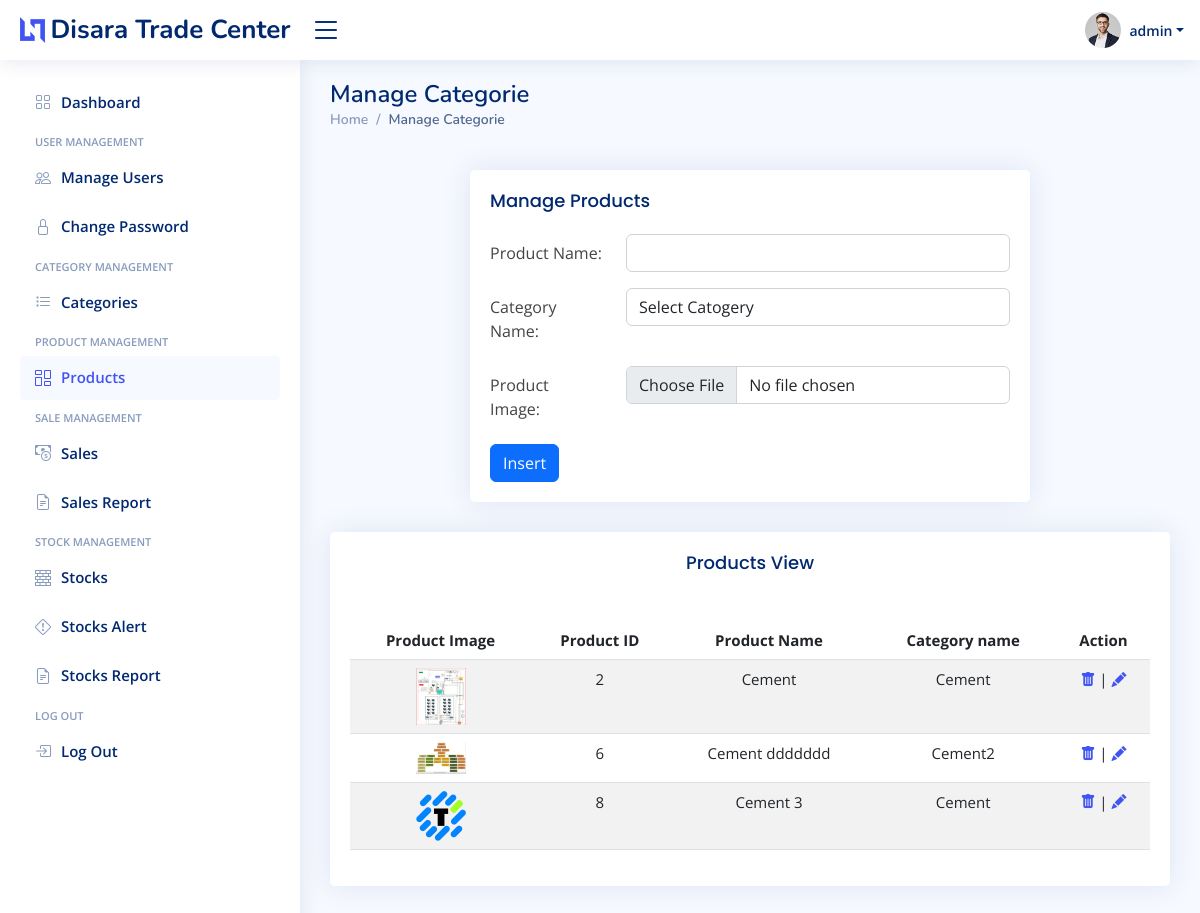
The page /Products.php (signed in) on the database its author committed.
### tables this page shows
CREATE TABLE `products` (
  `pro_id` int unsigned NOT NULL AUTO_INCREMENT,
  `pro_name` varchar(255) NOT NULL,
  `categorie_id` int unsigned NOT NULL,
  `media_file` varchar(100) DEFAULT '0',
  `created` datetime NOT NULL DEFAULT CURRENT_TIMESTAMP,
  PRIMARY KEY (`pro_id`)
);

CREATE TABLE `categories` (
  `cat_id` int unsigned NOT NULL AUTO_INCREMENT,
  `cat_name` varchar(60) NOT NULL,
  PRIMARY KEY (`cat_id`)
);

### Products.php (the view, shortened to what this page needs)
<?php
require_once "config/database.php";
require_once "layout/header.php";
require_once "layout/footer.php";
html_header("Products");
$sql = "SELECT * FROM `categories`";
$result = $conn->query($sql);
$category_options="";
if ($result->num_rows > 0) {
    while($row = $result->fetch_assoc()) {
        $value="<option value='".  $row["cat_id"]."'> ".$row["cat_name"]."</option>";
        $category_options=$category_options . $value;
    }
}
if (isset($_GET['update'])){
    $sql = "SELECT * FROM products WHERE pro_id='".$_GET['update']."'";
    $result = $conn->query($sql);
    $row = $result->fetch_assoc();
    $p_id =$_GET['update'];
    $pro_name = $row["pro_name"];
    $btn_update="";
    $btn_insert="display: none;";
}else{
    $p_id ="";
    $pro_name ="";
    $btn_update="display: none;";
    $btn_insert="";
}
echo<<<EOT
<main id="main" class="main">
    <div class="pagetitle">
        <h1>Manage Categorie</h1>
        <nav>
            <ol class="breadcrumb">
                <li class="breadcrumb-item"><a href="Dashboard.php">Home</a></li>
                <li class="breadcrumb-item active">Manage Categorie</li>
            </ol>
        </nav>
    </div>
    <br>
    <section class="section">
        <div class="row" >
            <div class="d-flex justify-content-center">
                <div class="col-lg-8">
                    <div class="card">
                        <div class="card-body">
                            <h5 class="card-title">Manage Products</h5>
                            <form action="controller/Products.php" method="post" enctype="multipart/form-data">
                                <div class="row mb-3">
                                    <label class="col-md-4 col-lg-3 col-form-label">Product Name:</label>
                                    <div class="col-md-8 col-lg-9">
                                        <input type="hidden" name="p_id" value="$p_id">
                                        <input type="text" class="form-control " name="pro_name" value="$pro_name">
                                    </div>
                                </div>
                                <div class="row mb-3">
                                    <label class="col-md-4 col-lg-3 col-form-label">Category Name:</label>
                                    <div class="col-md-8 col-lg-9">
                                        <select class="form-control" name="cat_id" id="cat_id" required>
                                            <option selected disabled> Select Catogery </option>
                                            $category_options
                                        </select>
                                    </div>
                                </div>
                                <div class="row mb-3">
                                    <label class="col-md-4 col-lg-3 col-form-label">Product Image:</label>
                                    <div class="col-md-8 col-lg-9">
                                        <input type="file" class="form-control" name="file">
                                    </div>
                                </div>
                                <div class="col-sm-10">
                                    <button type="submit" style="$btn_insert" class="btn btn-primary" name="insert">Insert</button>
                                    <button type="submit" style="$btn_update" class="btn btn-primary" name="update">Update</button>
                                </div>
                            </form>
                            </div>
                    </div>
                </div>
            </div>
        </div>
    </section>
    <div class="row">
    <div class="col-lg-12">
        <div class="card">
            <div class="card-body">
                <h5 class="card-title" style="text-align: center;">Products View</h5>
                <br>
                <div style="overflow-x:auto;">
                    <table class="table table-striped" style="text-align:center; white-space:nowrap;font-size: 15px; "
                        id="dataTable" width="100%" cellspacing="0">
                        <thead>
                            <tr>
                                <th scope="col">Product Image</th>
                                <th scope="col">Product ID</th>
                                <th scope="col">Product Name</th>
                                <th scope="col">Category name</th>
                                <th scope="col">Action</th>
                            </tr>
                        </thead>
                        <tbody>
EOT;
$sql = "SELECT * FROM `products` LEFT JOIN `categories` ON products.categorie_id = categories.cat_id";
$result = $conn->query($sql);
if ($result->num_rows > 0) {
while($row = $result->fetch_assoc()) {
	echo "<tr> <td>"."<img class='img-fluid' width='50' height='50' src='uploads/{$row["media_file"]}'></td>
	<td>".$row["pro_id"]."</td>
	<td>".$row["pro_name"]."</td>
	<td>".$row["cat_name"]."</td>
    <td> <a href='?delete={$row["pro_id"]}' title='Click To Delete'><i class='bi bi-trash-fill'></i></a> |
    <a href='?update={$row["pro_id"]}' title='Click To Delete'><i class='bi bi-pencil-fill'></i> </a>"."</td></tr>";
}
echo"</tbody></table></div></div></div></div>";
} else {
echo "</tbody></table></div></div></div></div>";
}
echo "</main>";
html_footer();
?>

### layout/header.php (shortened to what this page needs)
<?php
function html_header($active)
{
  $Dashboard = "collapsed";
  $Manage_Users = "collapsed";
  $Change_Password = "collapsed";
  $Categories = "collapsed";
  $Products = "collapsed";
  $Sales = "collapsed";
  $Sales_Report = "collapsed";
  $Stocks = "collapsed";
  $Stocks_Alert = "collapsed";
  $Stocks_Report = "collapsed";
  switch ($active) {
    case "Products":
      $Products = "";
      $active = "Products";
      break;
  }
  echo <<<EOT
<!DOCTYPE html>
<html lang="en">
<head>
  <title> $active - Disara Trade Center</title>
  <link href="assets/vendor/bootstrap/css/bootstrap.min.css" rel="stylesheet">
  <link href="assets/vendor/bootstrap-icons/bootstrap-icons.css" rel="stylesheet">
  <link href="assets/vendor/boxicons/css/boxicons.min.css" rel="stylesheet">
  <link href="assets/vendor/quill/quill.snow.css" rel="stylesheet">
  <link href="assets/vendor/quill/quill.bubble.css" rel="stylesheet">
  <link href="assets/vendor/remixicon/remixicon.css" rel="stylesheet">
  <link href="assets/vendor/simple-datatables/style.css" rel="stylesheet">
  <link href="assets/vendor/datatables/jquery.dataTables.min.css" rel="stylesheet">
  <link href="assets/vendor/datatables/jquery.dataTables.min.css" rel="stylesheet">
  <link href="assets/css/style.css" rel="stylesheet">
</head>
<body>
  <header id="header" class="header fixed-top d-flex align-items-center">
    <div class="d-flex align-items-center justify-content-between">
      <a href="Dashboard.php" class="logo d-flex align-items-center">
        <img src="assets/img/logo.png" alt="">
        <span class="d-none d-lg-block">Disara Trade Center</span>
      </a>
      <i class="bi bi-list toggle-sidebar-btn">
      </i>
    </div>
    <nav class="header-nav ms-auto">
      <ul class="d-flex align-items-center">
        <li class="nav-item dropdown pe-3">
          <a class="nav-link nav-profile d-flex align-items-center pe-0" href="#" data-bs-toggle="dropdown">
            <img src="assets/img/profile-img.jpg" alt="Profile" class="rounded-circle">
            <span class="d-none d-md-block dropdown-toggle ps-2">{$_SESSION['username']}</span>
          </a>
              <h6>{$_SESSION['name']}</h6>
        </li>
      </ul>
    </nav>
  </header>
  <aside id="sidebar" class="sidebar">
    <ul class="sidebar-nav" id="sidebar-nav">
      <li class="nav-item">
        <a class="nav-link $Dashboard " href="Dashboard.php">
          <i class="bi bi-grid"></i>
          <span>Dashboard</span>
        </a>
      </li>
      <li class="nav-heading">User Management</li>
      <li class="nav-item">
        <a class="nav-link $Manage_Users" href="Manage_Users.php">
          <i class="bi bi-people"></i>
          <span>Manage Users</span>
        </a>
      </li>
      <li class="nav-item">
        <a class="nav-link $Change_Password" href="Change_Password.php">
          <i class="bi bi-lock"></i>
          <span>Change Password</span>
        </a>
      </li>
      <li class="nav-heading">Category Management</li>
      <li class="nav-item">
        <a class="nav-link $Categories" href="Categorie.php">
          <i class="bi bi-list-task"></i>
          <span>Categories</spans>
        </a>
      </li>
      <li class="nav-heading">Product Management</li>
      <li class="nav-item">
        <a class="nav-link $Products" href="Products.php">
          <i class="bi bi-columns-gap"></i>
          <span>Products</span>
        </a>
      </li>
      <li class="nav-heading"> Sale Management</li>
      <li class="nav-item">
        <a class="nav-link $Sales" href="Sales.php">
          <i class="bi bi-cash-coin"></i>
          <span>Sales</span>
        </a>
      </li>
      <li class="nav-item">
        <a class="nav-link $Sales_Report" href="Sales_Report.php">
          <i class="bi bi-file-earmark-text"></i>
          <span>Sales Report</span>
        </a>
      </li>
      <li class="nav-heading">Stock Management</li>
      <li class="nav-item">
        <a class="nav-link $Stocks" href="Stocks.php">
          <i class="bi bi-bricks"></i>
          <span>Stocks</span>
        </a>
      </li>
      <li class="nav-item">
        <a class="nav-link $Stocks_Alert" href="Stocks_Alert.php">
          <i class="bi bi-exclamation-diamond"></i>
          <span>Stocks Alert</span>
        </a>
      </li>
      <li class="nav-item">
        <a class="nav-link $Stocks_Report" href="Stocks_Report.php">
          <i class="bi bi-file-earmark-text"></i>
          <span>Stocks Report</span>
        </a>
      </li>
      <li class="nav-heading">Log Out</li>
      <li class="nav-item">
        <a class="nav-link collapsed" href="Logout.php">
          <i class="bi bi-box-arrow-in-right"></i>
          <span>Log Out</span>
        </a>
      </li>
    </ul>
  </aside>
EOT;
}

### layout/footer.php (shortened to what this page needs)
<?php
function html_footer() {
echo <<<EOT
<!-- <br><br><br><br><br>
<footer id="footer" class="footer">
  <div class="copyright">
    &copy; Copyright <strong><span> Inventory System | Admin Panel</span></strong>. All Rights Reserved
  </div>
  <div class="credits">
    Designed by <a href="#">Inventory System</a>
  </div>
</footer> -->
<a href="#" class="back-to-top d-flex align-items-center justify-content-center"><i class="bi bi-arrow-up-short"></i></a>
<script src="assets/js/main.js"></script>
<script src="assets/js/jquery.min.js"></script>
<script>
// Call the dataTables jQuery plugin
$(document).ready(function() {
  $('#dataTable').DataTable(
  );
});
</script>
<script>
$(document).ready(function () {
    $("#Notification").load("layout/nort.php");
});
</script>
</body>
</html>
EOT;
}
?>

### assets/css/style.css (style rules this page uses)
:root { scroll-behavior: smooth; }
body { font-family: "Open Sans", sans-serif; background: #f6f9ff; color: #444444; }
a { color: #4154f1; text-decoration: none; }
h1, h2, h3, h4, h5, h6 { font-family: "Nunito", sans-serif; }
#main { margin-top: 60px; padding: 20px 30px; transition: all 0.3s; }
.pagetitle { margin-bottom: 10px; }
.pagetitle h1 { font-size: 24px; margin-bottom: 0; font-weight: 600; color: #012970; }
.card { margin-bottom: 30px; border: none; border-radius: 5px; box-shadow: 0px 0 30px rgba(1, 41, 112, 0.1); }
.card-title { padding: 20px 0 15px 0; font-size: 18px; font-weight: 500; color: #012970; font-family: "Poppins", sans-serif; }
.card-body { padding: 0 20px 20px 20px; }
.breadcrumb { font-size: 14px; font-family: "Nunito", sans-serif; color: #899bbd; font-weight: 600; }
.breadcrumb a { color: #899bbd; transition: 0.3s; }
.breadcrumb .breadcrumb-item::before { color: #899bbd; }
.breadcrumb .active { color: #51678f; font-weight: 600; }
.logo { line-height: 1; }
@media (min-width: 1200px) { .logo { width: 280px; } }
.logo img { max-height: 26px; margin-right: 6px; }
.logo span { font-size: 26px; font-weight: 700; color: #012970; font-family: "Nunito", sans-serif; }
.header { transition: all 0.5s; z-index: 997; height: 60px; box-shadow: 0px 2px 20px rgba(1, 41, 112, 0.1); background-color: #fff; padding-left: 20px; }
.header .toggle-sidebar-btn { font-size: 32px; padding-left: 10px; cursor: pointer; color: #012970; }
.header-nav ul { list-style: none; }
.header-nav>ul { margin: 0; padding: 0; }
.header-nav .nav-profile { color: #012970; }
.header-nav .nav-profile img { max-height: 36px; }
.header-nav .nav-profile span { font-size: 14px; font-weight: 600; }
.sidebar { position: fixed; top: 60px; left: 0; bottom: 0; width: 300px; z-index: 996; transition: all 0.3s; padding: 20px; overflow-y: auto; scrollbar-width: thin; scrollbar-color: #aab7cf transparent; box-shadow: 0px 0px 20px rgba(1, 41, 112, 0.1); background-color: #fff; }
@media (min-width: 1200px) { #main, #footer { margin-left: 300px; } }
.sidebar-nav { padding: 0; margin: 0; list-style: none; }
.sidebar-nav li { padding: 0; margin: 0; list-style: none; }
.sidebar-nav .nav-item { margin-bottom: 5px; }
.sidebar-nav .nav-heading { font-size: 11px; text-transform: uppercase; color: #899bbd; font-weight: 600; margin: 10px 0 5px 15px; }
.sidebar-nav .nav-link { display: flex; align-items: center; font-size: 15px; font-weight: 600; color: #4154f1; transition: 0.3; background: #f6f9ff; padding: 10px 15px; border-radius: 4px; }
.sidebar-nav .nav-link i { font-size: 16px; margin-right: 10px; color: #4154f1; }
.sidebar-nav .nav-link.collapsed { color: #012970; background: #fff; }
.sidebar-nav .nav-link.collapsed i { color: #899bbd; }

### rows shown on the page
products: media_file (picture), pro_id "2", pro_name "Cement", categorie.cat_name "Cement"
products: media_file (picture), pro_id "6", pro_name "Cement ddddddd", categorie.cat_name "Cement2"
products: media_file (picture), pro_id "8", pro_name "Cement 3", categorie.cat_name "Cement"

### other values the page prints
$_SESSION['username'] "admin"
